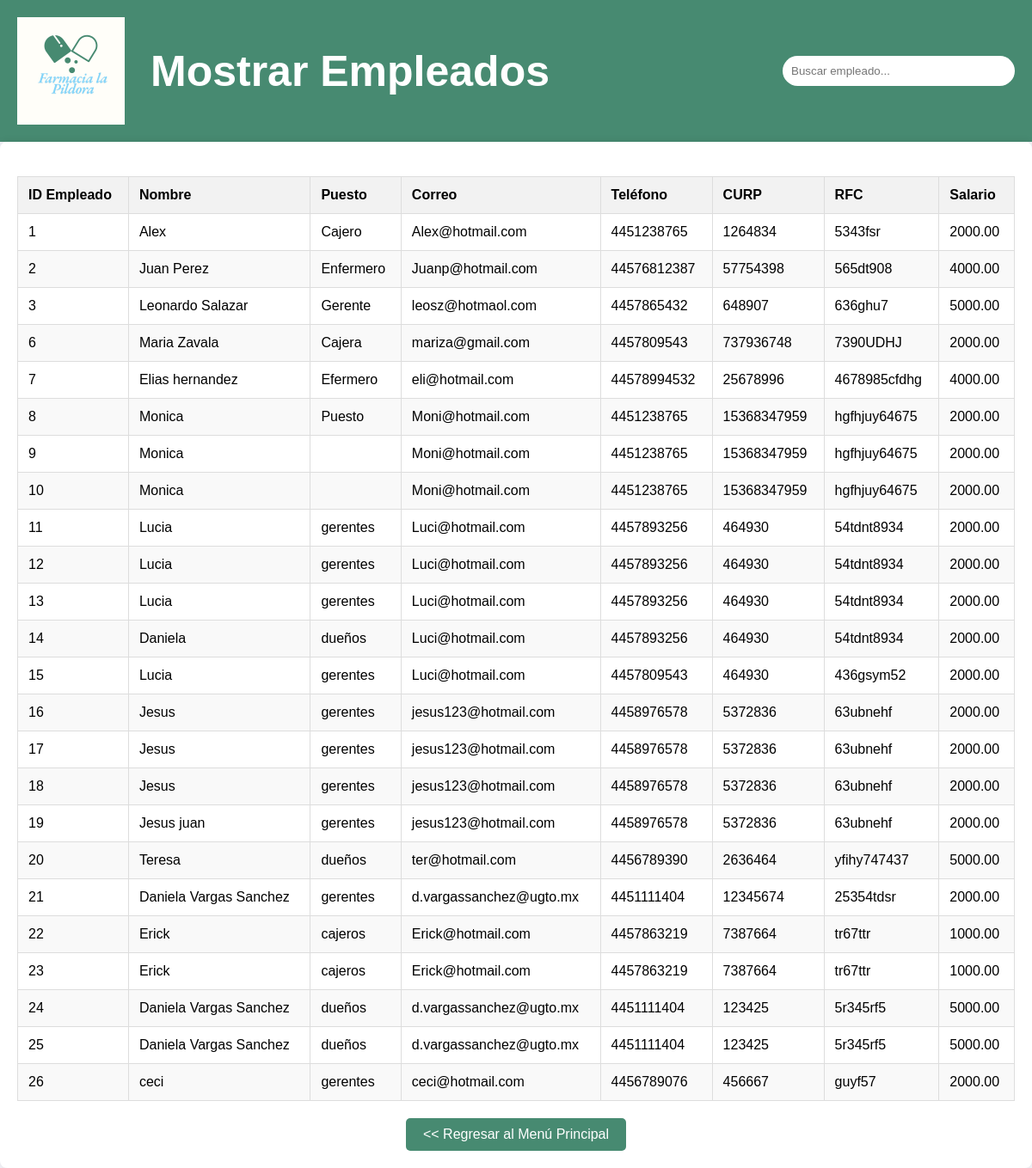
Screenshot of /MosEmpleados.php with the database file from the repository.
### tables this page shows
CREATE TABLE `Empleados` (
  `idEmpleado` int NOT NULL,
  `idSucursal` int DEFAULT NULL,
  `Nombre` varchar(50) DEFAULT NULL,
  `Correo` varchar(50) DEFAULT NULL,
  `Puesto` varchar(50) DEFAULT NULL,
  `Telefono` varchar(15) DEFAULT NULL,
  `CURP` varchar(18) DEFAULT NULL,
  `RFC` varchar(15) DEFAULT NULL,
  `Salario` decimal(10,2) DEFAULT NULL,
  `nuevaPassword` varchar(255) DEFAULT NULL,
  `confirmarPassword` varchar(255) DEFAULT NULL
);

### MosEmpleados.php (the view, shortened to what this page needs)
<?php
$server = "localhost";
$user = "root";
$pass = "clave";
$db = "Farmacia";
$conexion = mysqli_connect($server, $user, $pass, $db);
$sql = "SELECT idEmpleado, Nombre, Puesto, Correo, Telefono, CURP, RFC, Salario FROM Empleados";
$result = mysqli_query($conexion, $sql);
if ($result && mysqli_num_rows($result) > 0) {
    $empleados = mysqli_fetch_all($result, MYSQLI_ASSOC);
} else {
    $empleados = [];
}
?>
<!DOCTYPE html>
<html lang="es">
<head>
    <link rel="stylesheet" href="MosEmpleados.css">
</head>
<body>
    <header class="header">
        <div class="header-box">
            <img src="Logo farmacia.png" alt="Logo de la Farmacia" class="header-logo">
            <h1>Mostrar Empleados</h1>
        </div>
        <div class="search-container">
            <input type="text" placeholder="Buscar empleado..." class="search-input">
        </div>
    </header>
    <main class="main-container">
        <table class="employees-table">
            <thead>
                <tr>
                    <th>ID Empleado</th>
                    <th>Nombre</th>
                    <th>Puesto</th>
                    <th>Correo</th>
                    <th>Teléfono</th>
                    <th>CURP</th>
                    <th>RFC</th>
                    <th>Salario</th>
                </tr>
            </thead>
            <tbody id="employeeBody">
                <?php if (count($empleados) > 0): ?>
                    <?php foreach ($empleados as $empleado): ?>
                        <tr>
                            <td><?php echo htmlspecialchars($empleado['idEmpleado']); ?></td>
                            <td><?php echo htmlspecialchars($empleado['Nombre']); ?></td>
                            <td><?php echo htmlspecialchars($empleado['Puesto']); ?></td>
                            <td><?php echo htmlspecialchars($empleado['Correo']); ?></td>
                            <td><?php echo htmlspecialchars($empleado['Telefono']); ?></td>
                            <td><?php echo htmlspecialchars($empleado['CURP']); ?></td>
                            <td><?php echo htmlspecialchars($empleado['RFC']); ?></td>
                            <td><?php echo htmlspecialchars($empleado['Salario']); ?></td>
                        </tr>
                    <?php endforeach; ?>
                <?php else: ?>
                    <tr>
                        <td colspan="8">No hay empleados registrados.</td>
                    </tr>
                <?php endif; ?>
            </tbody>
        </table>
        <div class="button-container">
            <a href="Sistema-farmacia.html" class="back-button"><< Regresar al Menú Principal</a>
        </div>
    </main>
</body>
</html>

### MosEmpleados.css (style rules this page uses)
body { font-family: Arial, sans-serif; margin: 0; padding: 0; background-color: #f4f4f9; }
.header { display: flex; justify-content: space-between; align-items: center; background-color: #478a71; color: white; padding: 20px; }
.header-box { display: flex; align-items: center; }
.header-logo { width: 125px; margin-right: 30px; }
.search-container { flex-grow: 30; text-align: right; }
.search-input { padding: 10px; width: 250px; border: none; border-radius: 40px; }
.main-container { padding: 20px; max-width: 1200px; margin: 0 auto; background-color: white; box-shadow: 0 0 10px rgba(0, 0, 0, 0.1); border-radius: 8px; }
.employees-table { width: 100%; border-collapse: collapse; margin-top: 20px; }
.employees-table th, .employees-table td { border: 1px solid #dddddd; text-align: left; padding: 12px; }
.employees-table th { background-color: #f2f2f2; font-weight: bold; }
.employees-table tr:nth-child(even) { background-color: #f9f9f9; }
.button-container { text-align: center; margin-top: 20px; }
.back-button { display: inline-block; padding: 10px 20px; background-color: #478a71; color: white; text-decoration: none; border-radius: 5px; }
.header h1 { font-size: 50px; margin: 0; }

### rows the page displays
empleados: idEmpleado "1", Nombre "Alex", Puesto "Cajero", Correo "Alex@hotmail.com", Telefono "4451238765", CURP "1264834", RFC "5343fsr", Salario "2000.00"
empleados: idEmpleado "2", Nombre "Juan Perez", Puesto "Enfermero", Correo "Juanp@hotmail.com", Telefono "44576812387", CURP "57754398", RFC "565dt908", Salario "4000.00"
empleados: idEmpleado "3", Nombre "Leonardo Salazar", Puesto "Gerente", Correo "leosz@hotmaol.com", Telefono "4457865432", CURP "648907", RFC "636ghu7", Salario "5000.00"
empleados: idEmpleado "6", Nombre "Maria Zavala", Puesto "Cajera", Correo "mariza@gmail.com", Telefono "4457809543", CURP "737936748", RFC "7390UDHJ", Salario "2000.00"
empleados: idEmpleado "7", Nombre "Elias hernandez", Puesto "Efermero", Correo "eli@hotmail.com", Telefono "44578994532", CURP "25678996", RFC "4678985cfdhg", Salario "4000.00"
empleados: idEmpleado "8", Nombre "Monica", Puesto "Puesto", Correo "Moni@hotmail.com", Telefono "4451238765", CURP "15368347959", RFC "hgfhjuy64675", Salario "2000.00"
empleados: idEmpleado "9", Nombre "Monica", Correo "Moni@hotmail.com", Telefono "4451238765", CURP "15368347959", RFC "hgfhjuy64675", Salario "2000.00"
empleados: idEmpleado "10", Nombre "Monica", Correo "Moni@hotmail.com", Telefono "4451238765", CURP "15368347959", RFC "hgfhjuy64675", Salario "2000.00"
empleados: idEmpleado "11", Nombre "Lucia", Puesto "gerentes", Correo "Luci@hotmail.com", Telefono "4457893256", CURP "464930", RFC "54tdnt8934", Salario "2000.00"
empleados: idEmpleado "12", Nombre "Lucia", Puesto "gerentes", Correo "Luci@hotmail.com", Telefono "4457893256", CURP "464930", RFC "54tdnt8934", Salario "2000.00"
empleados: idEmpleado "13", Nombre "Lucia", Puesto "gerentes", Correo "Luci@hotmail.com", Telefono "4457893256", CURP "464930", RFC "54tdnt8934", Salario "2000.00"
empleados: idEmpleado "14", Nombre "Daniela", Puesto "dueños", Correo "Luci@hotmail.com", Telefono "4457893256", CURP "464930", RFC "54tdnt8934", Salario "2000.00"
empleados: idEmpleado "15", Nombre "Lucia", Puesto "gerentes", Correo "Luci@hotmail.com", Telefono "4457809543", CURP "464930", RFC "436gsym52", Salario "2000.00"
empleados: idEmpleado "16", Nombre "Jesus", Puesto "gerentes", Correo "jesus123@hotmail.com", Telefono "4458976578", CURP "5372836", RFC "63ubnehf", Salario "2000.00"
empleados: idEmpleado "17", Nombre "Jesus", Puesto "gerentes", Correo "jesus123@hotmail.com", Telefono "4458976578", CURP "5372836", RFC "63ubnehf", Salario "2000.00"
empleados: idEmpleado "18", Nombre "Jesus", Puesto "gerentes", Correo "jesus123@hotmail.com", Telefono "4458976578", CURP "5372836", RFC "63ubnehf", Salario "2000.00"
empleados: idEmpleado "19", Nombre "Jesus juan", Puesto "gerentes", Correo "jesus123@hotmail.com", Telefono "4458976578", CURP "5372836", RFC "63ubnehf", Salario "2000.00"
empleados: idEmpleado "20", Nombre "Teresa", Puesto "dueños", Correo "ter@hotmail.com", Telefono "4456789390", CURP "2636464", RFC "yfihy747437", Salario "5000.00"
empleados: idEmpleado "21", Nombre "Daniela Vargas Sanchez", Puesto "gerentes", Correo "d.vargassanchez@ugto.mx", Telefono "4451111404", CURP "12345674", RFC "25354tdsr", Salario "2000.00"
empleados: idEmpleado "22", Nombre "Erick", Puesto "cajeros", Correo "Erick@hotmail.com", Telefono "4457863219", CURP "7387664", RFC "tr67ttr", Salario "1000.00"
empleados: idEmpleado "23", Nombre "Erick", Puesto "cajeros", Correo "Erick@hotmail.com", Telefono "4457863219", CURP "7387664", RFC "tr67ttr", Salario "1000.00"
empleados: idEmpleado "24", Nombre "Daniela Vargas Sanchez", Puesto "dueños", Correo "d.vargassanchez@ugto.mx", Telefono "4451111404", CURP "123425", RFC "5r345rf5", Salario "5000.00"
empleados: idEmpleado "25", Nombre "Daniela Vargas Sanchez", Puesto "dueños", Correo "d.vargassanchez@ugto.mx", Telefono "4451111404", CURP "123425", RFC "5r345rf5", Salario "5000.00"
empleados: idEmpleado "26", Nombre "ceci", Puesto "gerentes", Correo "ceci@hotmail.com", Telefono "4456789076", CURP "456667", RFC "guyf57", Salario "2000.00"
